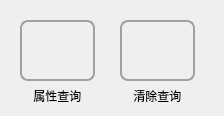
<?xml version="1.0" encoding="UTF-8"?>
<ui version="4.0">
 <class>Form</class>
 <widget class="QWidget" name="Form">
  <property name="geometry">
   <rect>
    <x>0</x>
    <y>0</y>
    <width>224</width>
    <height>116</height>
   </rect>
  </property>
  <property name="windowTitle">
   <string>属性查询</string>
  </property>
  <widget class="QPushButton" name="propertyQueryBtn">
   <property name="geometry">
    <rect>
     <x>20</x>
     <y>20</y>
     <width>75</width>
     <height>61</height>
    </rect>
   </property>
   <property name="styleSheet">
    <string notr="true">QPushButton#propertyQueryBtn
{
	
	border: 2px solid #9ea1a4;
	border-radius: 8px;
	image: url(:/MyProjectUI/Resources/img/selectBy.png);
	
	
}
QPushButton#propertyQueryBtn:hover
{
	background-color: rgb(188, 255, 250);
	border: 2px solid #9ea1a4;
	border-radius: 8px;
	image: url(:/MyProjectUI/Resources/img/selectBy.png);
	
	
}
QPushButton#propertyQueryBtn:pressed
{
	background-color: rgb(0, 255, 255);
	border: 2px solid #9ea1a4;
	border-radius: 8px;
	image: url(:/MyProjectUI/Resources/img/selectBy.png);
	
	
}</string>
   </property>
   <property name="text">
    <string/>
   </property>
  </widget>
  <widget class="QPushButton" name="clearQueryBtn">
   <property name="geometry">
    <rect>
     <x>120</x>
     <y>20</y>
     <width>75</width>
     <height>61</height>
    </rect>
   </property>
   <property name="styleSheet">
    <string notr="true">QPushButton#clearQueryBtn
{
	
	border: 2px solid #9ea1a4;
	border-radius: 8px;
	image: url(:/MyProjectUI/clear.png);
	
}
QPushButton#clearQueryBtn:hover
{
	background-color: rgb(188, 255, 250);
	border: 2px solid #9ea1a4;
	border-radius: 8px;
	image: url(:/MyProjectUI/clear.png);
	
}
QPushButton#clearQueryBtn:pressed
{
	background-color: rgb(0, 255, 255);
	border: 2px solid #9ea1a4;
	border-radius: 8px;
	image: url(:/MyProjectUI/clear.png);
	
}</string>
   </property>
   <property name="text">
    <string/>
   </property>
  </widget>
  <widget class="QLabel" name="label">
   <property name="geometry">
    <rect>
     <x>30</x>
     <y>90</y>
     <width>54</width>
     <height>12</height>
    </rect>
   </property>
   <property name="text">
    <string> 属性查询</string>
   </property>
  </widget>
  <widget class="QLabel" name="label_2">
   <property name="geometry">
    <rect>
     <x>130</x>
     <y>90</y>
     <width>54</width>
     <height>12</height>
    </rect>
   </property>
   <property name="text">
    <string> 清除查询</string>
   </property>
  </widget>
 </widget>
 <resources>
  <include location="img/query.qrc"/>
  <include location="../../../MyProjectUI/myprojectui.qrc"/>
 </resources>
 <connections/>
</ui>
